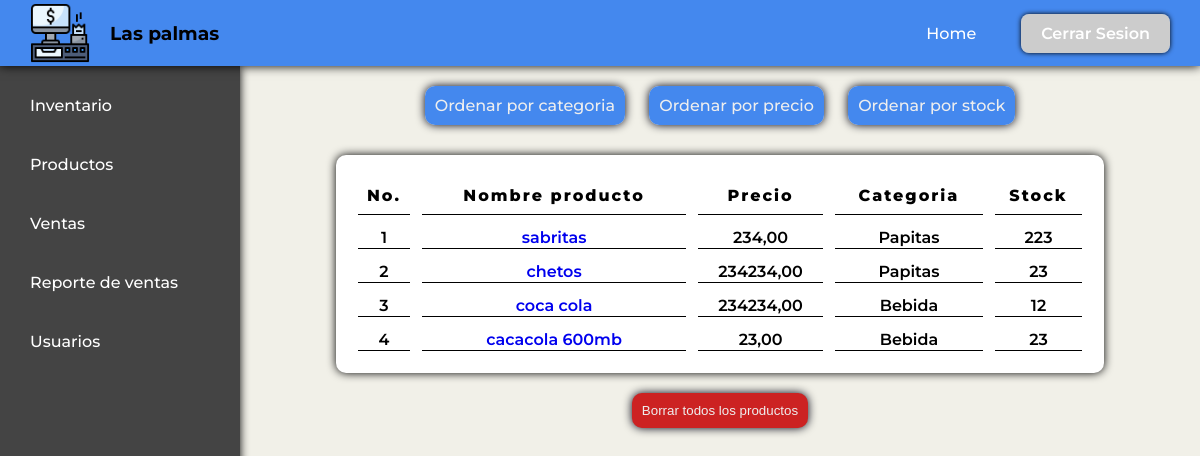
The page /inventory/ (signed in) on the database its author committed.
### productos/models.py (models this page shows, shortened)
class Producto(models.Model):
    id_unico = models.UUIDField(default=uuid.uuid4, editable=False, unique=True)
    categoria = models.CharField(max_length=100)
    nombre = models.CharField(max_length=200, unique=True)
    precio = models.DecimalField(max_digits=10, decimal_places=2)
    stock = models.IntegerField()
    descripcion = models.TextField(blank=True, null=True)

### core/views.py (the view)
# urls.py: path('inventory/', views.inventory, name='inventory'),
@login_required
def inventory(request):
    orden = request.GET.get('orden', 'nombre')
    if orden == 'precio':
        productos = Producto.objects.all().order_by('precio')  # Orden ascendente
    elif orden == 'categoria':
        productos = Producto.objects.all().order_by('categoria')
    elif orden == 'stock':
        productos = Producto.objects.all().order_by('-stock')  # Orden descendente
    else:
        productos = Producto.objects.all()
    return render(request, 'core/inventory.html', {'productos':productos})

### core/templates/core/inventory.html (shortened to what this page needs)
{% extends 'core/base.html' %}
{% load static %}
{% block css-styles %}
    <link rel="stylesheet" href="{% static 'core/css/inventory-style.css' %}">
{% endblock css-styles %}
{% block content %}
<div class="buttons-container">
  <form action="{% url 'inventory' %}" method="get">
    <a href="?orden=categoria" class="btn-ordenamiento">Ordenar por categoria</a>
    <a href="?orden=precio" class="btn-ordenamiento"> Ordenar por precio</a>
    <a href="?orden=stock" class="btn-ordenamiento">Ordenar por stock</a>
  </form>
</div>
<div class="main-box">
  <div class="table-container">
      <table class="table">
        <thead>
            <tr>
              <th>No.</th>
              <th>Nombre producto</th>
              <th>Precio </th>
              <th>Categoria</th>
              <th>Stock</th>
            </tr>
        </thead>
        <tbody>
          {% for producto in productos %}
            <tr>
              <td>{{ forloop.counter }}</td>
              <td><a href="{% url 'modify_product' producto.id_unico %}">{{producto.nombre}}</a></td>
              <td>{{producto.precio}}</td>
              <td>{{producto.categoria}}</td>
              <td>{{producto.stock}}</td>
            </tr>
          {% endfor %}
        </tbody>
      </table>
    </div>
</div>
<form action="{% url 'delete_all_products' %}" method="post">
  <button type="submit" class="--borrar" >Borrar todos los productos</a>
</form>
{% endblock content %}

### core/templates/core/base.html (shortened to what this page needs)
<!DOCTYPE html>
<html lang="es">
<head>
    {% load static %}
    <link rel="stylesheet" href="{% static 'core/css/base-style.css' %}">
    {% block css-styles %}{% endblock css-styles %}
</head>
<body>
    <header>
        <nav class="nav">
            <div class="contenedor-izquerdo">
                <div class="nav__logo-container">
                    <img class="nav__logo" src="{% static 'core/imagenes/logo.png' %}" alt="">
                </div>
                <h3>Las palmas</h3>
            </div>
            <ul class="nav__list">
                <li class="nav__item"><a href="#" class="nav__link btn--home">Home</a></li>
                <li class="nav__item"><a href="{% url 'logout_view' %}" class="nav__link link--login">Cerrar Sesion</a></li>
            </ul>
        </nav>
    </header>
    <div class="main-wrapper">
        <aside>
            <div class="menu-lateral__contenido">
                <ul class="menu-lateral__list">
                    <li class="menu-lateral__items" ><a href="{% url 'inventory' %}" class="menu-lateral__links">Inventario</a></li>
                    <li class="menu-lateral__items"><a href="{% url 'products' %}" class="menu-lateral__links"> Productos </a></li>
                    <li class="menu-lateral__items"><a href="{% url 'ventas' %}" class="menu-lateral__links"> Ventas</a></li>
                    <li class="menu-lateral__items"><a href="{% url 'reporte-ventas' %}" class="menu-lateral__links"> Reporte de ventas</a></li>
                    <li class="menu-lateral__items"><a href="{% url 'users' %}" class="menu-lateral__links"> Usuarios</a></li>
                </ul>
            </div>
        </aside>
        <div class="main-content">
            {% block content %}
            {% endblock %}
        </div>
    </div>
</body>
</html>

### core/static/core/css/base-style.css (style rules this page uses)
body { font-family: "Montserrat",sans-serif; font-weight: 500; box-sizing: border-box; min-height: 100vh; }
body,html { margin: 0; padding: 0; overflow: hidden; }
* { box-sizing: border-box; }
header { width: 100%; position: relative; order: 2; box-shadow: 0px 0px 10px #000; }
.main-wrapper { display: flex; height: 100vh; }
.nav { display: flex; justify-content: space-between; background-color: #48e; padding: 0 30px; align-items: center; }
.contenedor-izquerdo { display: flex; gap: 20px; align-items: center; }
.nav__logo-container { display: flex; gap: 10px; align-items: center; text-wrap: balance; }
.nav__list { display:flex; list-style: none; flex-wrap: wrap; justify-content: end; gap: 15px; margin: 0; padding: 0; }
.nav__link { text-decoration: none; color: #fff; padding: 10px; flex: 1; outline: #000; transition: background-color 0.24s; }
.nav__logo { width: 60px; min-height: auto; margin: 3px 0; }
.link--login { background-color: #ccc; border-radius: 8px; margin-left: 20px; padding: 10px 20px; font-weight: 600; box-shadow: 0px 0px 5px #000; }
aside { padding: 0; margin: 0; max-width: 25%; min-width: 240px; background-color: #444; height: 800vh; box-shadow: 0px 0px 10px #000; }
.menu-lateral__list { list-style: none; padding: 0; margin: 0; display: flex; flex-direction: column; padding: 10px; }
.menu-lateral__items { padding: 20px; }
.menu-lateral__links { text-decoration: none; color: #fff; }
.main-content { flex-grow: 1; height: 100vh; overflow-y: auto; }

### core/static/core/css/inventory-style.css (style rules this page uses)
body { background-color: #F1F0E8; height: 100%; }
* { box-sizing: border-box; }
.main-content { height: 100vh; width: 100%; display: flex; flex-direction: column; align-items: center; }
.table-container { width: 100%; }
.main-box { display: flex; width: 100%; max-width: 80%; background-color: #fff; margin-top: 40px; box-shadow: 0px 0px 10px #000; border-radius: 10px; margin-bottom: 20px; }
.table { width: 100%; padding: 10px; border-spacing: 12px; }
.table td, th { font-weight: 600; border: none; border-bottom: 1px solid #000; text-align: center; }
th { font-weight: 800; letter-spacing: 2px; }
.table a { text-decoration: none; }
.table th { line-height: 35px; }
.buttons-container { margin: 30px 0px 0px 0px; }
.btn-ordenamiento { padding: 10px; background-color: #48e; outline: none; border-radius: 10px; border: none; box-shadow: 0px 0px 10px #001; margin: 0px 10px; color: #eee; text-decoration: none; }
.--borrar { padding: 10px; background-color: #c22; outline: none; border-radius: 10px; border: none; box-shadow: 0px 0px 10px #001; margin: 0px 10px; color: #eee; text-decoration: none; }

### rows shown on the page
Producto: nombre "sabritas", precio "234,00", categoria "Papitas", stock "223"
Producto: nombre "chetos", precio "234234,00", categoria "Papitas", stock "23"
Producto: nombre "coca cola", precio "234234,00", categoria "Bebida", stock "12"
Producto: nombre "cacacola 600mb", precio "23,00", categoria "Bebida", stock "23"
